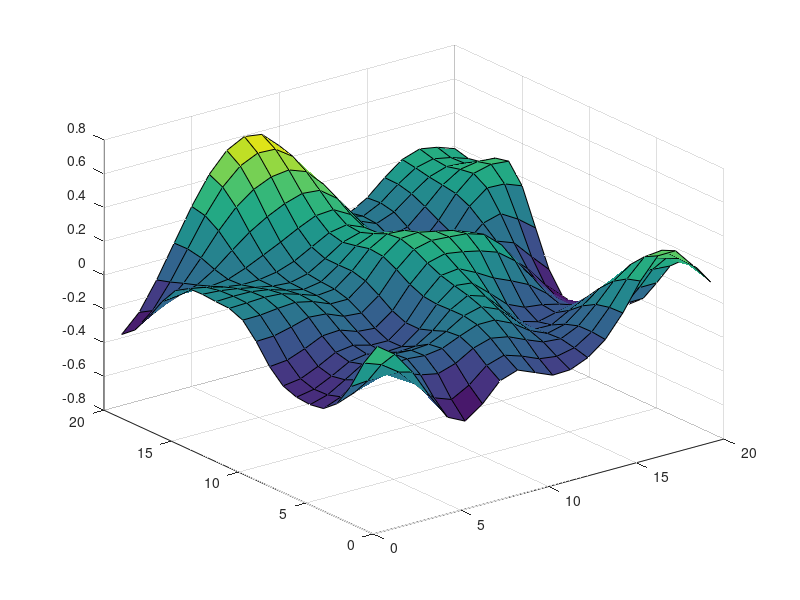

Reproduce this figure in MATLAB. (Note: this script raises an error after producing the figure.)
close all
clear all
M = csvread('M.csv');
explo = csvread('log_exploration.csv');
combi = csvread('log_combinaison.csv');
surf(M);
hold on
plot3(explo(:,2)+1,explo(:,1)+1,ones(38)*0.5, 'r', 'LineWidth', 4)
plot3(combi(:,2)+1,combi(:,1)+1,ones(38)*0.5, 'g')